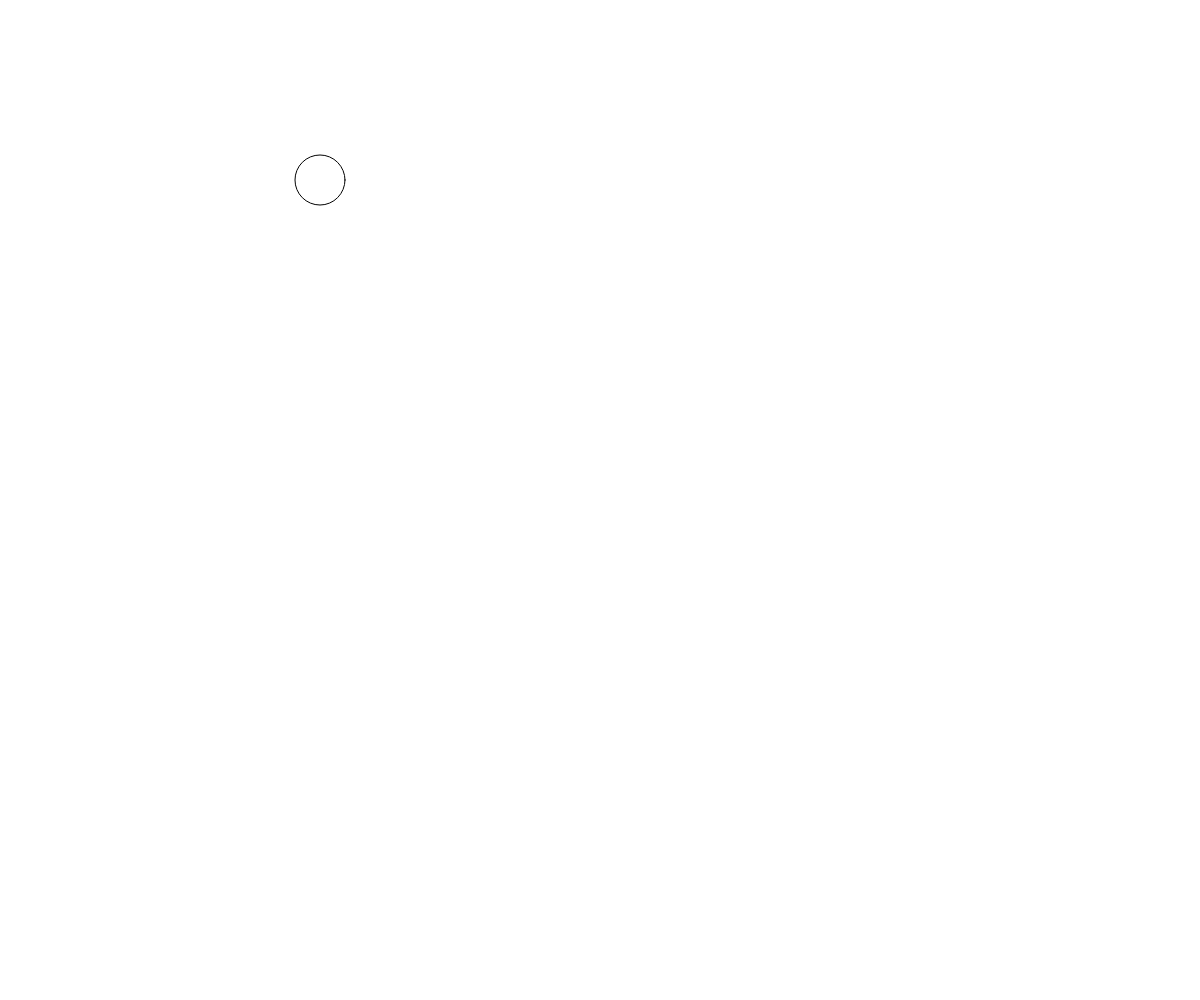
Frame 1 (no input)
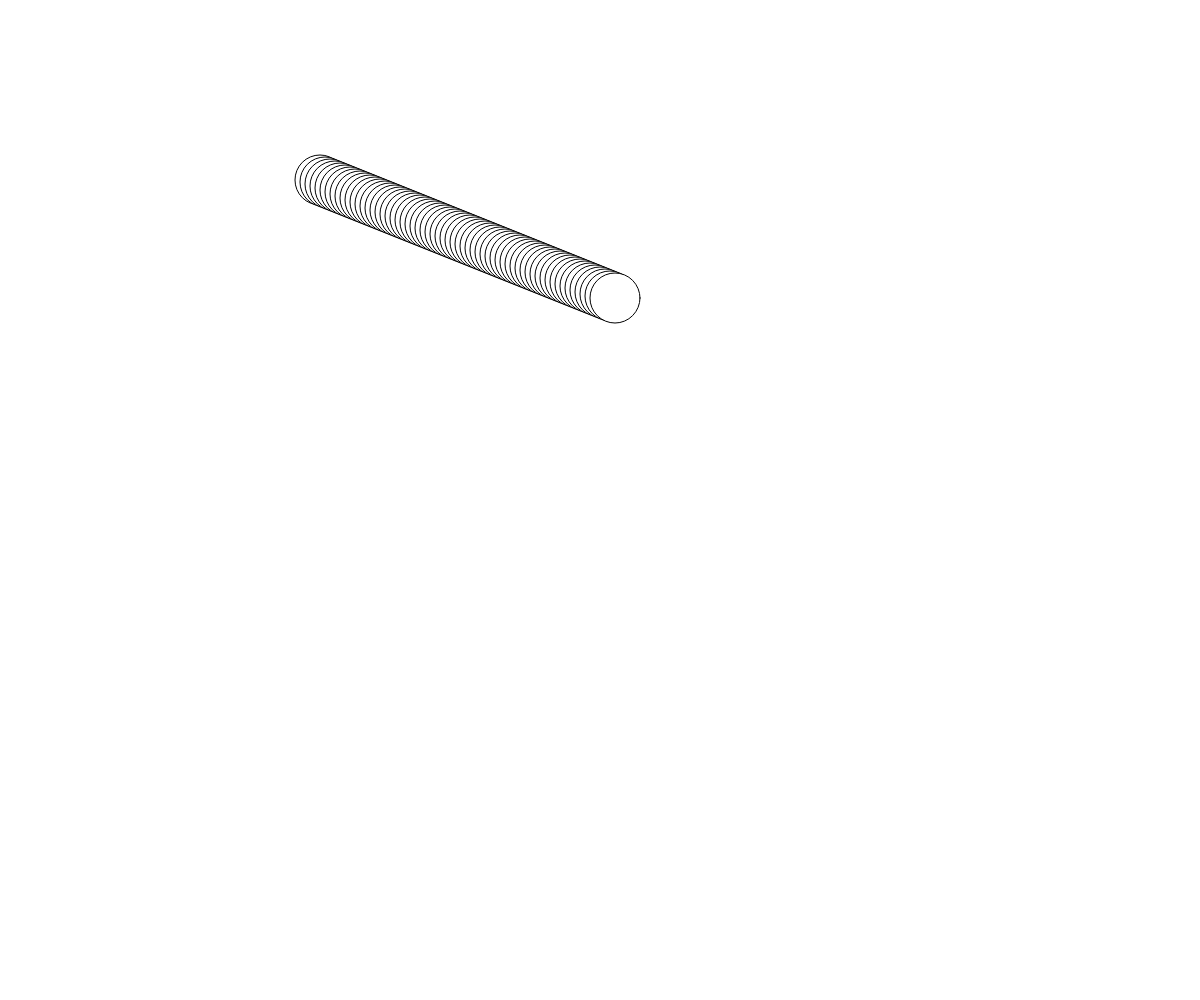
Frame 60 (no input)
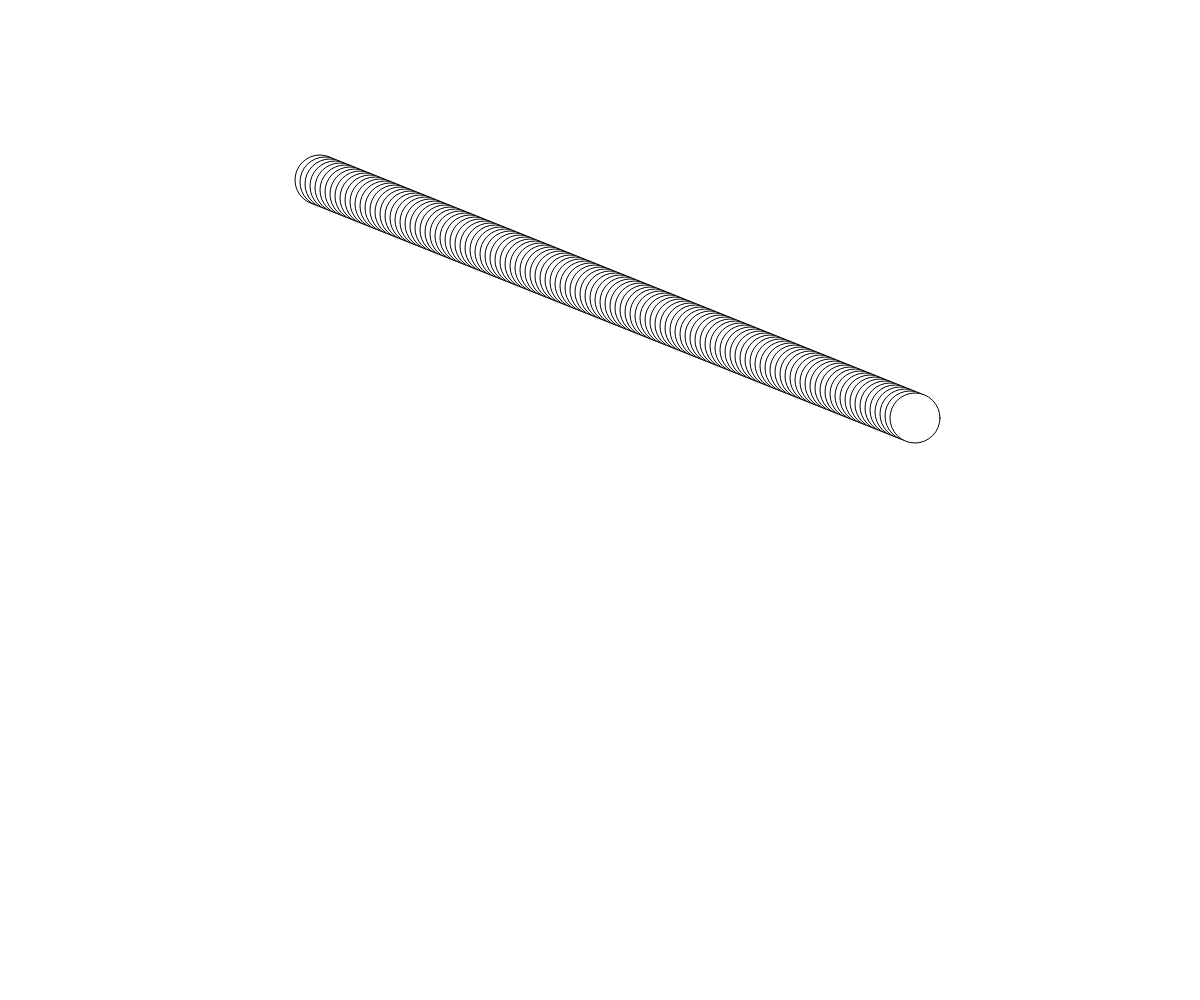
Frame 120 (the mouse pressed at the canvas centre since frame 60)

The p5.js sketch that drew these frames (run headless with seeded random() and noise() and a simulated clock; from frame 60 on, the mouse is pressed at the canvas centre):

// p5.js sketch
// ── sketch.js
let x = 320;
let y = 180;
let xspeed = 5;
let yspeed = 2;

let r = 25;

function setup() {
  createCanvas(windowWidth, windowHeight);
}

function draw() {
  
  ellipse(x, y, r*2, r*2)
  x += xspeed
  y += yspeed
  if (x > windowWidth - r || x < r) {
    xspeed = -xspeed
  }
  if (y > windowHeight - r || y < r ) {
    yspeed = -yspeed
  } 
}
